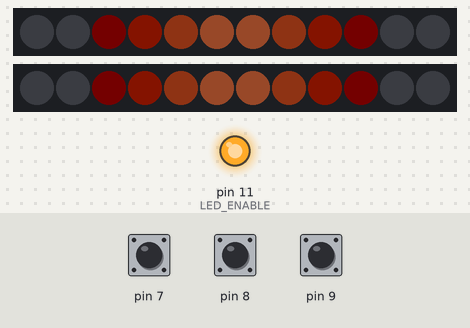
Recording of a sketch running on a simulated Arduino Nano, built with avr-gcc and run on an emulated ATmega328P. Parts: 2 × 12 RGB LEDs in strip order, left to right, output pins drawn as LEDs (lit = HIGH). The test bench sets the inputs (shaded band); at power-on: pin 8 HIGH, pin 9 HIGH, pin 7 HIGH. Dim RGB values are drawn brighter than linear.

Above: at 1.8 s.
2.1 s: pin 8 pulled LOW for 3.2 s
At 4.2 s:
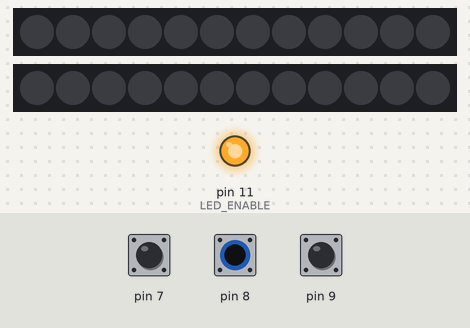
7.8 s: pin 9 pulled LOW for 0.5 s
At 8.73 s:
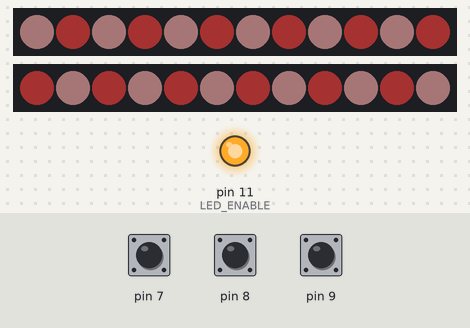
9.8 s: pin 9 pulled LOW for 1 s
12.3 s: pin 9 pulled LOW for 0.5 s
At 12.62 s:
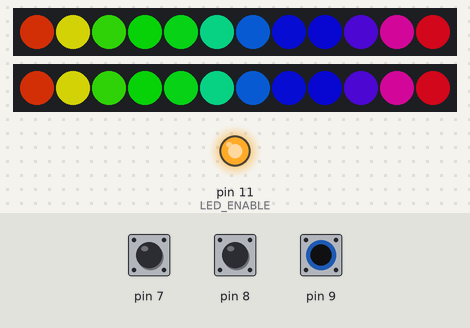
14.3 s: pin 9 pulled LOW for 3.2 s
At 14.68 s:
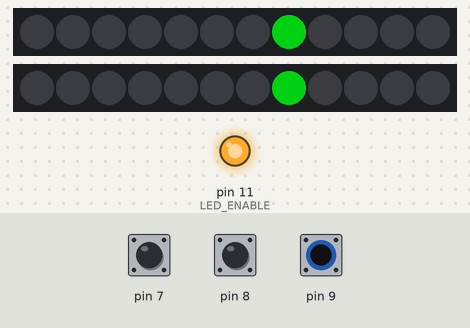
19.0 s: pin 7 pulled LOW for 3.2 s
At 23.3 s:
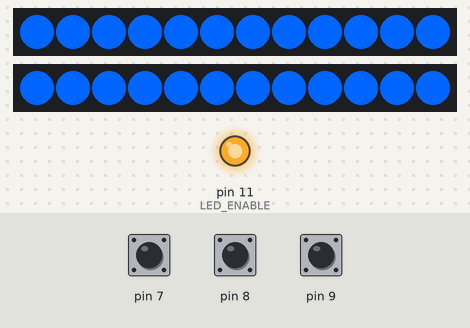
Timing chart, 0 to 24.7 s (numbered marks = the images above; inputs shaded):
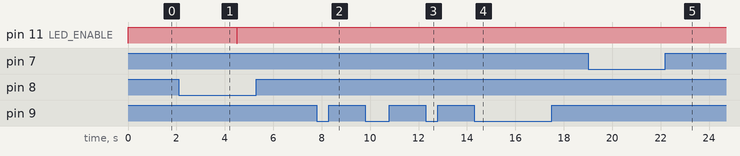

The sketch:

DNA_Lamp.ino
```cpp
#include <Arduino.h>
#include "constants.h"
#include <Adafruit_SleepyDog.h>

int touchdelay;
boolean testmodeOn = false;
boolean powerLevelOn = false;
long vcc = 950;
int pattern = 0;
#include "touch.h"
#include "patterns.h"
#include "voltage.h"


void setup() {
	#ifdef debug
		Serial.begin(57600);
		Serial.println("Resetting...");
	#endif
	setupPatterns();
	setup_touch();
}

void testmode(){
		long sensor1 = getTestmodeSensor(1);
		long sensor2 = getTestmodeSensor(2);
		long sensor3 = getTestmodeSensor(3);
		#ifdef debug_no
			Serial.print("\t");
			Serial.print(sensor1);                  // print sensor output 1
			Serial.print("\t");
			Serial.print(sensor2);                  // print sensor output 2
			Serial.print("\t");
			Serial.print(sensor3);                // print sensor output 3
			Serial.print("\n");
		#endif
		testmodeTouchLevel(sensor1,sensor2,sensor3);
		int triggered = getTestmodeTriggered();
//        testmodeTriggered(triggered);
		patternTestRGB(triggered);
//		setTouchLevel(sensor1,sensor2,sensor3);
	delay(400);
	return;
}

void goToSleep(){

	int sleepMS = Watchdog.sleep(250);
   	#ifdef debug
		Serial.print("2: ");
		Serial.println(sleepMS);
		delay(100);
	#endif
  sleepMS++;
}

void loop() {

	#ifdef debug3
	  Serial.print("x");
	#endif
	vcc = (readVcc() * 1000/4600 + vcc * 29 )/30;

	if(powerLevelOn){
		read_touch(vcc);
		int touchHold = getTouchHold();
		if(touchHold==-1){
			powerLevelOn = false;
		}
		powerLevel(vcc);
		delay(50);
		return;
	}


	if(testmodeOn){
		read_touch(vcc);
		int touchHold = getTouchHold();
		if(touchHold==-1){
			testmodeOn = false;
		}
		testmode();
		return;
	}
	#ifdef TESTMODE
		read_touch(vcc);
		testmode();
	#else
		if(isOff()){
			if(isTouchOn()){
				// Wake up...
				setPatternOn();
				displayPattern(98);
				touchdelay = 9999;
			}else{
				goToSleep();
			}
		}else{
			// Normal running

			if(touchdelay >=TOUCH_CYCLES){ // 1 equals approximately to 50ms
				#ifdef debug
	  				Serial.print("vcc: ");
	  				Serial.print(vcc);
				#endif

				read_touch(vcc);
				pattern = getTouchPattern();
	  				Serial.print(pattern);
				if(pattern == -1){
					testmodeOn = false;
					powerLevelOn = false;
					return;
				}
				if(pattern == -2){
					testmodeOn = true;
					return;
				}
				if(pattern == -3){
					powerLevelOn = true;
					return;
				}
				touchdelay = 0;
				setBrightness(getTouchBrightLevel());
			}else{
				touchdelay += 1;
			}

			displayPattern(pattern);
			delay(20);
		}
	#endif

}
```

constants.h
```cpp
#include <Adafruit_NeoPixel.h>


// How many leds in your strip?
#define NUM_LEDS 12
// Data pins of both strips
#define DATA_PIN1 2
#define DATA_PIN2 3

// Pin which triggers the mosfet to disable the led strips
// This is needed to save power since each led draws about 1ma when switched off
#define LED_ENABLE 11

// Pin where all 2 MOhm resistors are connected
#define TOUCH_COMMON 5
// Pins where the touchpads are connected
#define TOUCH_ONOFF 8
#define TOUCH_2 9
#define TOUCH_3 7


#define TOUCH_CYCLES 8

// Uncomment debug to get information on the serial console
//#define debug  x
//#define debug2 x
//#define debug3 x

// Testmode can be used to calibrate the LEDs and Sensors for real mode comment
//#define TESTMODE 1

// change this value when the lamp does not show   red, green, blue, white   as the first 4 bars
// try to swap 2 color letters which are not shown in the correct sequence
// Red = R, Blue = B, G = Green, W = White
// default is NEO_GRBW
#define RGBWSEQUENCE NEO_GRBW

#define SENSITIVTIVE 15
// Sensitivity for covererd sensors 10-20
// Sensitivity for uncovered sensors 100-1000

// count the bars showing your desired color without flickering
// when touching the sensor in a 'normal' way
// i.e. Not pressing very hard or with more than one finger
// Higher values reduce the sensitivity of the sensor

#define SENSORGREEN 5  // Pattern
#define SENSORBLUE 7  // Brightness
#define SENSORRED  8   // ON/OFF switch 7
```

patterns.cpp
```cpp
#include <Arduino.h>
#include <Adafruit_NeoPixel.h>
#include "constants.h"
#include "touch.h"
#include "patterns.h"

Adafruit_NeoPixel LEDS;
//Adafruit_NeoPixel LEDS1;
//Adafruit_NeoPixel LEDS2;
static uint16_t hue = 0;
static byte brightness = 0;
static float slowhue = 0;
boolean off;
Adafruit_NeoPixel	LEDS1 = Adafruit_NeoPixel(NUM_LEDS, DATA_PIN1, RGBWSEQUENCE + NEO_KHZ800); //NEO_GRBW is default
Adafruit_NeoPixel	LEDS2 = Adafruit_NeoPixel(NUM_LEDS, DATA_PIN2, RGBWSEQUENCE + NEO_KHZ800);

void ledBrightness(byte brightness){
	LEDS1.setBrightness(brightness);
	LEDS2.setBrightness(brightness);
}

void show(){
	LEDS1.show();
	LEDS2.show();
}

void setBrightness(int level){
	#ifdef debug
	    Serial.print("\t");
    	Serial.print(level);
	#endif

	switch (level)
	{
	case 0:
		brightness = 30;
		break;
	case 1:
		brightness = 120;
		break;
	case 2:
		brightness = 255;
		break;
	default:
		break;
	}
	ledBrightness(brightness);
}

void setupPatterns(){
	pinMode(LED_ENABLE, OUTPUT);
	digitalWrite(LED_ENABLE,HIGH);
	LEDS1.begin();
	LEDS2.begin();
	ledBrightness(brightness);
	show();
}

void displayPattern(int patternNumber){
	#ifdef debug3
	    Serial.print("Pattern: ");
    	Serial.print(patternNumber);
	    Serial.print(", slowhue: ");
	    Serial.println(slowhue);
	#endif

		switch (patternNumber)
		{
		case 0:
			patternCycleTroughFromMiddle();
			break;
		case 1:
			patternCycleTrough();
			break;
		case 2:
			patternBarLeftRight();
			break;
		case 3:
			patternRedWhite();
//			patternDNA1();
			break;
		case 98:
			patternSunrise();
			break;
		case 99:
			patternSunset();
			break;

		default:
			break;
		}
}


void setBar(int number, uint32_t color){
    LEDS1.setPixelColor(number, color);
    LEDS2.setPixelColor(number, color);
}

void pixelh(int num, uint16_t huein,uint16_t offset){
	LEDS1.setPixelColor(num,LEDS.gamma32(LEDS.ColorHSV(huein+offset*100,255,255)));
	LEDS2.setPixelColor(num,LEDS.gamma32(LEDS.ColorHSV(huein+offset*100,255,255)));
}
void pixelh1(int num, uint16_t huein,uint16_t offset){
	LEDS1.setPixelColor(num,LEDS.gamma32(LEDS.ColorHSV(huein+offset*100,255,255)));
}
void pixelh2(int num, uint16_t huein,uint16_t offset){
	LEDS2.setPixelColor(num,LEDS.gamma32(LEDS.ColorHSV(huein+offset*100,255,255)));
}
void pixelhc(int num, uint16_t huein,uint16_t offset,int white){
	LEDS1.setPixelColor(num,LEDS.gamma32(LEDS.ColorHSV(huein+offset*100,255,255)+(white*16777216)));
	LEDS2.setPixelColor(num,LEDS.gamma32(LEDS.ColorHSV(huein+offset*100,255,255)+(white*16777216)));
}
void pixelc(int num, int red, int green, int blue, int white){
	LEDS1.setPixelColor(num,LEDS.gamma32(LEDS.Color(red,green,blue,white)));
	LEDS1.setPixelColor(num,LEDS.Color(red,green,blue,white));
}

void pixelc1(int num, int red, int green, int blue, int white){
	LEDS1.setPixelColor(num,LEDS.gamma32(LEDS.Color(red,green,blue,white)));
}
void pixelc2(int num, int red, int green, int blue, int white){
	LEDS2.setPixelColor(num,LEDS.gamma32(LEDS.Color(red,green,blue,white)));
}
void pixelcol1(int num, uint32_t color){
	LEDS1.setPixelColor(num,LEDS.gamma32(color));
}
void pixelcol2(int num, uint32_t color){
	LEDS2.setPixelColor(num,LEDS.gamma32(color));
}

uint32_t pseudoRandomDNA(int num,int seed){
	int r = 0;
	int g = 0;
	int b = 0;
	static uint64_t prev;
//	srand(seed*13);
//	int random = rand()%4;// (37*seed * num) % 4;
	uint64_t random = (37*(seed*21+11) * (num*27+7) * (prev+3));
	prev = random;
	if(num==0){
//		Serial.println((long)random);
	}
	switch (random % 4)
	{
	case 0:
		r = 255;
		break;
	case 1:
		g = 255;
		break;
	case 2:
		b = 255;
		break;
	case 3:
		r = 255;
		g = 255;
		break;

	default:
		break;
	}
	return LEDS.Color(r,g,b,0);
}

void patternCycleTroughFromMiddle(){
	#define SPREAD 20
	#define RIGHTLEFT 40
	for(int i = 0; i < NUM_LEDS/2; i++) {
		pixelh1(i,hue,i*SPREAD);
		pixelh2(i,hue,i*SPREAD+RIGHTLEFT);
		pixelh1(NUM_LEDS-1-i,hue,i*SPREAD+SPREAD);
		pixelh2(NUM_LEDS-1-i,hue,i*SPREAD+RIGHTLEFT+SPREAD);
	}
	hue += 30;
	show();
}
void patternCycleTrough(){
	int rainbowMult = 65536 / (NUM_LEDS+1) / 100;
	for(int i = 0; i < NUM_LEDS; i++) {
		pixelhc(i,hue,i*rainbowMult,70);
	}
	show();
	hue += 10;
}

void patternDNA1(){
	for(int i = 0; i < NUM_LEDS; i++) {
		pixelcol1(i,pseudoRandomDNA(i,hue/1300+i));
		pixelcol2(i,pseudoRandomDNA(i,hue/1300+i+13));
	}
	show();
	hue += 10;
}

void patternBarLeftRight(){
	// A Bar is moving right and left
	int divisor = (NUM_LEDS - 1) * 2;
	int ledm1 = NUM_LEDS - 1;
	int bar = hue / 4;
	for(int i = 0; i < NUM_LEDS; i++) {
		if( ( (bar) %divisor == i) || ( (bar+ledm1) %divisor == (ledm1-i)%NUM_LEDS) ) {
			pixelh(i,hue,200);
		}else{
			setBar(i,LEDS.Color(0,0,0,0));
		}
	}
	show();
	hue += 1;
//	hue = hue % 242; // 12*21
}

void patternRedWhite(){
	// Red and white alternating
	//Red white red white
	int r1;
	int r2;
	int w1;
	int w2;

	float val;
	val = (float)hue*2.0;
	if (val > 65535){
       val = 131071-val;
	}
	val = (float)LEDS.sine8(hue/256)*256.0;
	r1 = ((65535.0-val) * (65535.0-val))/16777216.0L;
//	w1 = (val * val)/16777216.0L;
    r1 = (65535.0-val) / 256.0;
    w1 = val / 256;
	r2 = w1;
	w2 = r1;

	for(int i = 0; i < NUM_LEDS/2; i++) {
		pixelc1(i*2+0,r1,0,0,w1);
		pixelc1(i*2+1,r2,0,0,w2);
		pixelc2(i*2+0,r2,0,0,w2);
		pixelc2(i*2+1,r1,0,0,w1);
	}
	/*
	pixelc(0,r1,0,0,w1);
	pixelc(2,r1,0,0,w1);
	pixelc(4,r1,0,0,w1);
	pixelc(6,r1,0,0,w1);

	pixelc(1,r2,0,0,w2);
	pixelc(3,r2,0,0,w2);
	pixelc(5,r2,0,0,w2);
	pixelc(7,r2,0,0,w2);
	*/
	hue +=120;
	show();
}

void pattern5(){
	/*
	// A Bar is moving through the lamp
//	uint8_t off = -45;
	for(int i = 0; i < NUM_LEDS; i++) {
		if((hue/8)%7==i%7){
			setBar(i,CHSV(hue+150,255,255));
		}else{
			setBar(i,CRGB(0,0,0));
		}
		setBetween(i,CRGB(0,0,0));
	}
	FastLED.show();
	hue += 1;
	*/
}

void allOff(){
	for(int i = 0; i < NUM_LEDS; i++) {
		setBar(i,LEDS.Color(0,0,0,0));
	}
	show();
}


void sunriseSingle(int bar,float h){

	h = max(h,0);
	float hsqrt = ( float(sqrt( h )));
	int red   = ( hsqrt * hsqrt );//* float(16.0) );
//	int downred = ( hsqrt * 16.0 );
	int green = ( h * hsqrt ) / 256 * 16.0;
	int blue  = ( h * h ) / 256.0;
	int white = blue;
	if(h>130){
		red -= (h-130);
		green -= (h-130);
		blue -= (h-130);
	}

	setBar(bar,LEDS.Color(red,green,blue,white));
	show();
}

void sunriseAll(){
	float floathue = min(slowhue/6,230);
	int maxfloatisquared = ((NUM_LEDS/2-1)+3)*((NUM_LEDS/2-1)+3);
	for(int i = 0; i < NUM_LEDS/2; i++) {
		float floati = i+3;
		float hueadd = floathue-maxfloatisquared+(floati*floati);
		sunriseSingle(i,hueadd);
		sunriseSingle(NUM_LEDS-1-i,hueadd);
	}
}

void patternSunrise(){
	// Sunrise. Afterwards stay as it is.
	off = false;
	LEDS1.setPin(DATA_PIN1);
	LEDS2.setPin(DATA_PIN2);
	digitalWrite(LED_ENABLE,HIGH);
	sunriseAll();
	if(slowhue < 2000){
		slowhue += 10;
	}
	show();
}
void patternSunset(){
	// Sunset.
	sunriseAll();
	if(slowhue > 0){
		slowhue -= 20;
	}
	if(slowhue > 1380){ //1150
		slowhue = 1380;
	}
	if(slowhue <= 0){
		off = true;
		slowhue = 0;
		allOff();
		ledBrightness(0);
		show();
		delay(1000);
		LEDS1.setPin(-1);
		LEDS2.setPin(-1);
		digitalWrite(LED_ENABLE,LOW);
		return;
	}
	show();
}

void patternTestRGB(int color){
    if(color == 0){
		ledBrightness(128);
		setBar(0,LEDS.Color(255,0,0,0));
		setBar(1,LEDS.Color(0,255,0,0));
		setBar(2,LEDS.Color(0,0,255,0));
		setBar(3,LEDS.Color(0,0,0,255));
	}else{
		ledBrightness(255);
		testmodeTriggered(color);
	}
	show();
}

void testmodeTouchLevel(long level1, long level2,long level3){

	uint8_t r;
	uint8_t g;
	uint8_t b;


	for(int i = 4; i < NUM_LEDS; i++) {
		r = 0;
		g = 0;
		b = 0;
		#ifdef debug_no
			Serial.print("\t");
			Serial.print(level1);                  // print sensor output 1
			Serial.print("\t");
			Serial.print(level2);                  // print sensor output 2
			Serial.print("\t");
			Serial.print(level3);                // print sensor output 3
			Serial.print("\n");
		#endif

		if(level1>(i-3)*SENSITIVTIVE){
			r=255;
		}
		if(level2>(i-3)*SENSITIVTIVE){
			g=255;
		}
		if(level3>(i-3)*SENSITIVTIVE){
			b=255;
		}
		setBar(i,LEDS.Color(r,g,b,0));
	}
}
void testmodeTriggered(int color){
	for(int i = 0; i < NUM_LEDS-1; i++) {
		switch (color)
		{
		case 1:
			setBar(i,LEDS.Color(255,0,0,0));
			break;
		case 2:
			setBar(i,LEDS.Color(0,255,0,0));
			break;
		case 3:
			setBar(i,LEDS.Color(0,0,255,0));
			break;

		default:
			break;
		}
	}
	show();
}
boolean isOff(){
	return off;
}
void powerLevel(long level){
	for(int i = 0; i < NUM_LEDS; i++) {
		if((level-500)*2*NUM_LEDS / 1000 > i){  // 2.5-5 V
			setBar(i,LEDS.Color(0,100,255,0));
		}else{
			setBar(i,LEDS.Color(0,0,0,0));
		}
	}
	show();
}
```

patterns.h
```cpp
void setupPatterns();
void patternCycleTroughFromMiddle();
void patternCycleTrough();
void patternBarLeftRight();
void patternRedWhite();
void patternDNA1();
void pattern5();
void patternSunrise();
void patternSunset();
void displayPattern(int patternNumber);
void setBrightness(int level);
void patternTestRGB(int color);
void testmodeTouchLevel(long,long,long);
void testmodeTriggered(int);
void powerLevel(long);
boolean isOff();
```

touch.cpp
```cpp
#include <Arduino.h>
#include <CapacitiveSensor.h>
#include "touch.h"
#include "constants.h"

CapacitiveSensor   cs_1  = CapacitiveSensor(TOUCH_COMMON,TOUCH_ONOFF);        // 10M resistor between pins 2 and sensor
CapacitiveSensor   cs_2  = CapacitiveSensor(TOUCH_COMMON,TOUCH_2);
CapacitiveSensor   cs_3 = CapacitiveSensor(TOUCH_COMMON,TOUCH_3);

boolean t1;  // Touch status
boolean t2;
boolean t3;

boolean tr1;  // Trigger
boolean tr2;
boolean tr3;

boolean to1; // old(internal)
boolean to2;
boolean to3;

long sensor1;
long sensor2;
long sensor3;


int patternNumber = 98; // Sunrise
int brightLevel = 1;
int t1count = 0;
int t2count = 0;
int t3count = 0;

void setup_touch(){

   cs_1.set_CS_AutocaL_Millis(0xFFFFFFFF);     // turn off autocalibrate on channel 1 - just as an example
   cs_2.set_CS_AutocaL_Millis(0xFFFFFFFF);
   cs_3.set_CS_AutocaL_Millis(0xFFFFFFFF);

}

void setPatternOn(){
    patternNumber = 98;
    to1 = true;
    tr1 = false;

}
boolean trigger(bool &old){
    if(old){
         return false;
    }
    old = true;
    return true;
}

boolean isTouchOn(){
    long sensorValue =  cs_1.capacitiveSensor(30);
    if(sensorValue / SENSORRED > SENSITIVTIVE * 3 / 5){
        return true;
    }else{
        return false;
    }
}

void read_touch(long vccAdjust){ //VccAcjust is 1000 for USB

    long total1;
    long total2;
    long total3;
    total1 =  cs_1.capacitiveSensor(30);
    total2 =  cs_2.capacitiveSensor(30);
    total3 =  cs_3.capacitiveSensor(30);
    sensor1 = total1;
    sensor2 = total2;
    sensor3 = total3;

    total1 = total1 /  SENSORRED;
    total2 = total2 /  SENSORGREEN;
    total3 = total3 /  SENSORBLUE;

    long total = max(total1,max(total2,total3));
    if(total1<total){total1=0;};
    if(total2<total){total2=0;};
    if(total3<total){total3=0;};

    int treshold = ( SENSITIVTIVE * 2 * vccAdjust ) / 3000; //66% of absolute maximum
    t1 = false;
    t2 = false;
    t3 = false;
    tr1 = false;
    tr2 = false;
    tr3 = false;

    if(total1 > treshold){
        tr1 = trigger(to1);
        t1 = true;
        t1count++;
    }else{
        to1=false;
        t1count = 0;
    }
    if(total2 > treshold){
        tr2 = trigger(to2);
        t2 = true;
        if(to2){
            t2count++;
        }else{
            t2count = 0;
        }
    }else{
        to2=false;
        t2count = 0;
    }
    if(total3 > treshold){
        tr3 = trigger(to3);
        t3 = true;
        t3count++;
    }else{
        to3=false;
        t3count = 0;
    }

    #ifdef debug2

    Serial.print("\t");
    Serial.print(total1);                  // print sensor output 1
    Serial.print("\t");
    Serial.print(total2);                  // print sensor output 2
    Serial.print("\t");
    Serial.print(total3);                // print sensor output 3
    Serial.print("\n");

    #endif
}

int getTouchHold(){
    if(t1count > 12){
        // keep finger on pattern change
        t1count=0;
        return -1;
    }
    if(t2count > 12){
        // keep finger on pattern change
        t2count=0;
        return -2;
    }
    if(t3count > 12){
        // keep finger on brightness change
        t3count=0;
        return -3;
    }
    return 0;
}

int getTouchPattern(){
	// Read the global variables tr<x> to see which touchpad was triggered
    #ifdef debug3
        Serial.println(t2count);
    #endif

    int touchHold = getTouchHold();
    if (touchHold != 0){
        return touchHold;
    }

	if(tr2==true){
    	patternNumber += 1;
        patternNumber %= 4;
	}
    if(tr1==true){
        if(patternNumber == 99){
            patternNumber = 98;
        }else{
            patternNumber = 99;
        }
    }
    return patternNumber;
}

int getTouchBrightLevel(){
	if(tr3==true){
    	brightLevel += 1;
        brightLevel %= 3;
	}
    return brightLevel;
}

long getTestmodeSensor(byte which){

    switch (which){
    case 1:
        return sensor1;
        break;
    case 2:
        return sensor2;
        break;
    case 3:
        return sensor3;
        break;

    default:
        break;
    }
   return 0;
}

int getTestmodeTriggered(){
    if(tr1==true){
        return 1;
    }
    if(tr2==true){
        return 2;
    }
    if(tr3==true){
        return 3;
    }
   return 0;

}
```

touch.h
```cpp
#pragma once
#include <Arduino.h>

boolean trigger(bool &old);

void setup_touch();
void read_touch(long);
int getTouchPattern();
int getTouchHold();
int getTouchBrightLevel();
long getTestmodeSensor(byte);
int getTestmodeTriggered();
boolean isTouchOn();
void setPatternOn();
```

Source omitted: voltage.h (1073 bytes)

Measured:
- after the input at 2.1 s, pin 11 (LED_ENABLE): HIGH → LOW after 2.4 s, → HIGH 0.03 s later
- after the input at 7.8 s, the LEDs: first change at once (image 2 shows a later state)
- after the input at 12.3 s, the LEDs: first differ from a run without the input after 0.22 s (image 3 shows a later state)
- what the display in image 1 shows lasts 1.1 s, from 3.5 s to 4.6 s
